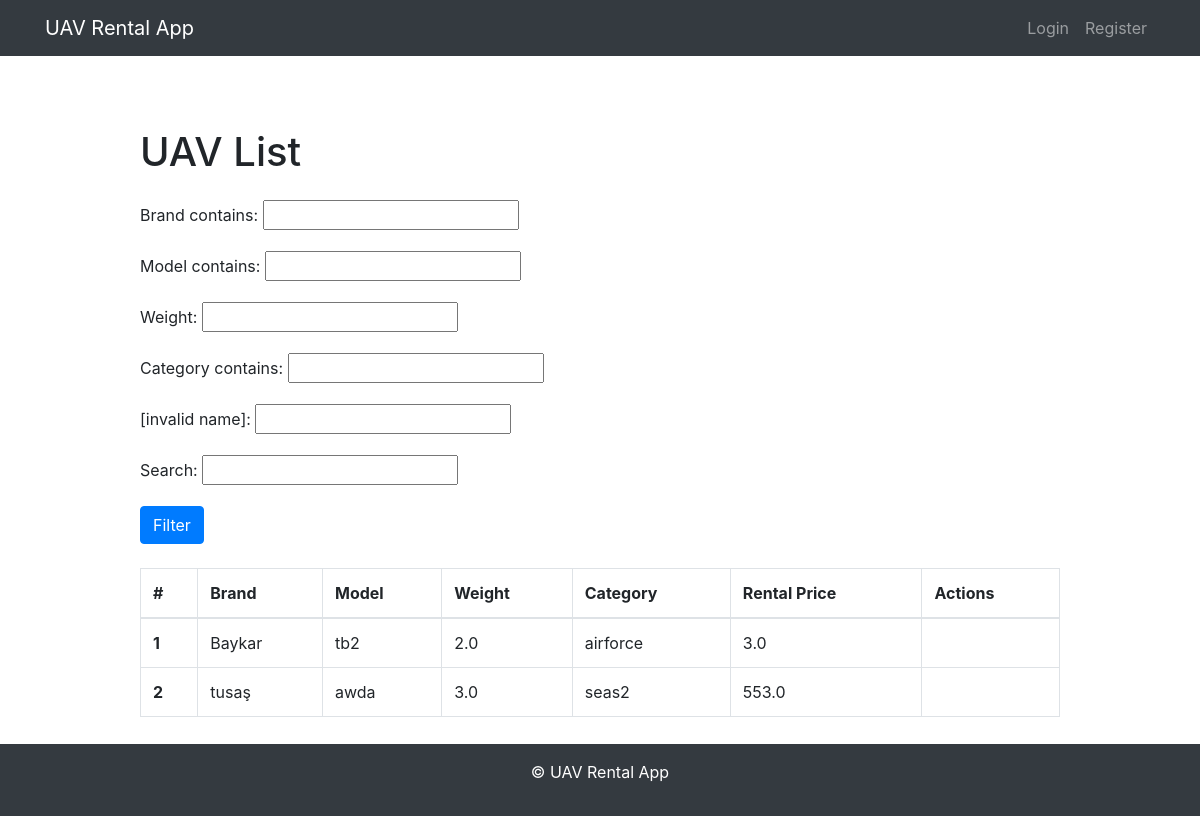
The page /uav/ on the database its author committed.
### rent/models.py (models this page shows, shortened)
class UAV(models.Model):
    brand = models.CharField(max_length=100)
    model = models.CharField(max_length=100)
    weight = models.FloatField()
    category = models.CharField(max_length=100)
    rental_price = models.FloatField()
    image = models.ImageField(upload_to='uav_images/',default='default_uav_image.jpg', blank=True)

### rent/views.py (the view)
# urls.py: path('uav/', views.uav_list, name='uav_list'),
def uav_list(request):
    uav_filter = UAVFilter(request.GET, queryset=UAV.objects.all())
    return render(request, 'uav_list.html', {'uav_filter': uav_filter})

### rent/templates/uav_list.html (shortened to what this page needs)
{% extends 'base.html' %}
{% block content %}
    <div class="row">
        <div class="col-md-10 offset-md-1">
            <h1 class="my-4">UAV List</h1>
            <form method="get" class="search-form">
                {{ uav_filter.form.as_p }}
                <div class="form-group">
                    <label for="{{ uav_filter.form.search.id_for_label }}">Search:</label>
                    {{ uav_filter.form.search }}
                </div>
                <button type="submit" class="btn btn-primary">Filter</button>
            </form>
            <br>
            <table class="table table-hover table-bordered">
                <thead>
                    <tr>
                        <th scope="col">#</th>
                        <th scope="col">Brand</th>
                        <th scope="col">Model</th>
                        <th scope="col">Weight</th>
                        <th scope="col">Category</th>
                        <th scope="col">Rental Price</th>
                        <th scope="col">Actions</th>
                    </tr>
                </thead>
                <tbody>
                    {% for uav in uav_filter.qs %}
                        <tr>
                            <th scope="row">{{ forloop.counter }}</th>
                            <td>{{ uav.brand }}</td>
                            <td>{{ uav.model }}</td>
                            <td>{{ uav.weight }}</td>
                            <td>{{ uav.category }}</td>
                            <td>{{ uav.rental_price }}</td>
                            <td>
                            </td>
                        </tr>
                    {% endfor %}
                </tbody>
            </table>
        </div>
    </div>
{% endblock %}

### rows shown on the page
UAV: brand "Baykar", model "tb2", weight "2.0", category "airforce", rental_price "3.0"
UAV: brand "tusaş", model "awda", weight "3.0", category "seas2", rental_price "553.0"
